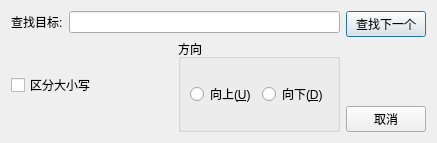
<?xml version="1.0" encoding="UTF-8"?>
<ui version="4.0">
 <class>SearchDialog</class>
 <widget class="QDialog" name="SearchDialog">
  <property name="geometry">
   <rect>
    <x>0</x>
    <y>0</y>
    <width>437</width>
    <height>143</height>
   </rect>
  </property>
  <property name="windowTitle">
   <string>查找</string>
  </property>
  <layout class="QHBoxLayout" name="horizontalLayout_5">
   <item>
    <layout class="QHBoxLayout" name="horizontalLayout_4">
     <item>
      <layout class="QVBoxLayout" name="verticalLayout_2">
       <item>
        <layout class="QHBoxLayout" name="horizontalLayout">
         <item>
          <widget class="QLabel" name="label">
           <property name="text">
            <string>查找目标:</string>
           </property>
          </widget>
         </item>
         <item>
          <widget class="QLineEdit" name="lineEdit"/>
         </item>
        </layout>
       </item>
       <item>
        <layout class="QHBoxLayout" name="horizontalLayout_3">
         <item>
          <widget class="QCheckBox" name="cbCaseSensitivity">
           <property name="text">
            <string>区分大小写</string>
           </property>
          </widget>
         </item>
         <item>
          <widget class="QGroupBox" name="groupBox">
           <property name="title">
            <string>方向</string>
           </property>
           <layout class="QHBoxLayout" name="horizontalLayout_2">
            <item>
             <widget class="QRadioButton" name="rbUp">
              <property name="text">
               <string>向上(&amp;U)</string>
              </property>
             </widget>
            </item>
            <item>
             <widget class="QRadioButton" name="abDown">
              <property name="text">
               <string>向下(&amp;D)</string>
              </property>
             </widget>
            </item>
           </layout>
          </widget>
         </item>
        </layout>
       </item>
      </layout>
     </item>
     <item>
      <layout class="QVBoxLayout" name="verticalLayout">
       <item>
        <widget class="QPushButton" name="btFindNext">
         <property name="text">
          <string>查找下一个</string>
         </property>
        </widget>
       </item>
       <item>
        <spacer name="verticalSpacer">
         <property name="orientation">
          <enum>Qt::Orientation::Vertical</enum>
         </property>
         <property name="sizeHint" stdset="0">
          <size>
           <width>20</width>
           <height>40</height>
          </size>
         </property>
        </spacer>
       </item>
       <item>
        <widget class="QPushButton" name="btCancel">
         <property name="text">
          <string>取消</string>
         </property>
        </widget>
       </item>
      </layout>
     </item>
    </layout>
   </item>
  </layout>
 </widget>
 <resources/>
 <connections/>
</ui>
